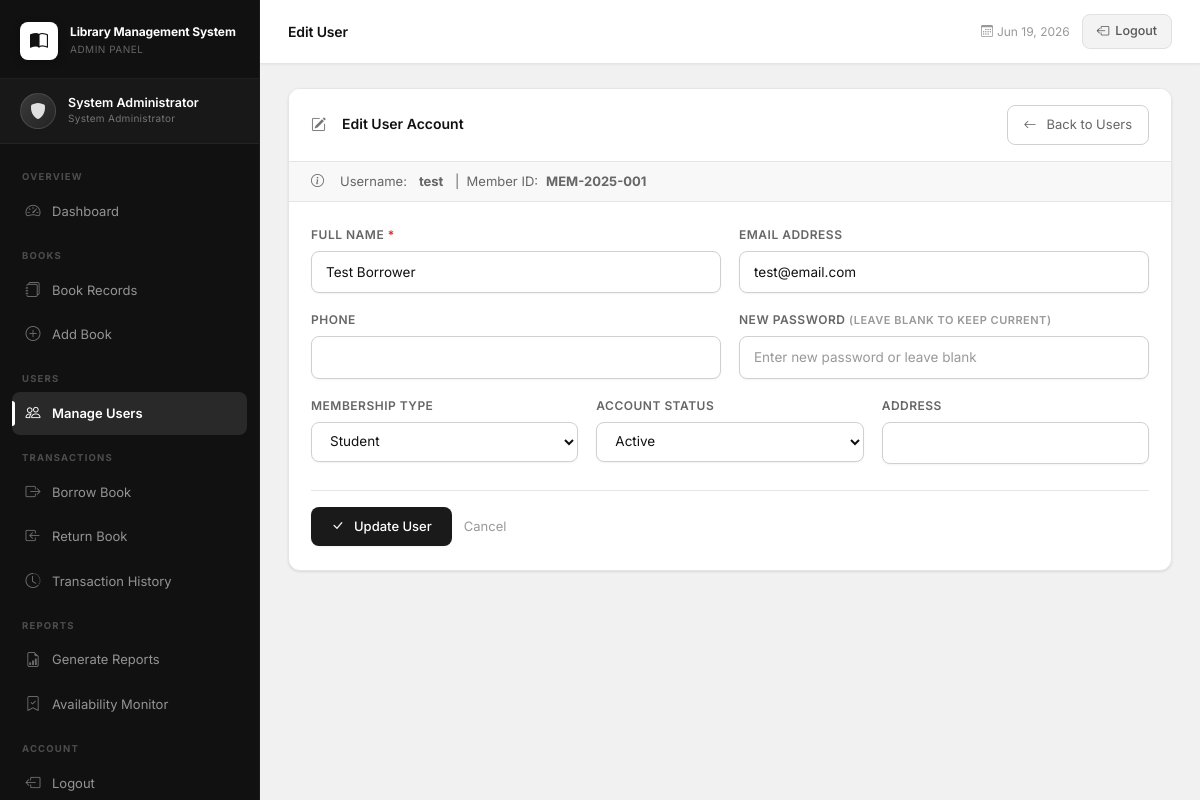
Page /library_management/users/edit.php?id=1 (signed in) on the committed database.
### tables this page shows
CREATE TABLE IF NOT EXISTS users (
    id              INT AUTO_INCREMENT PRIMARY KEY,
    member_id       VARCHAR(30)  NOT NULL UNIQUE,
    username        VARCHAR(100) NOT NULL UNIQUE,
    password        VARCHAR(255) NOT NULL,
    full_name       VARCHAR(150) NOT NULL,
    email           VARCHAR(150),
    phone           VARCHAR(30),
    address         TEXT,
    membership_type ENUM('student','faculty','staff','public') DEFAULT 'student',
    status          ENUM('active','inactive','suspended') DEFAULT 'active',
    joined_date     DATE NOT NULL,
    created_at      TIMESTAMP DEFAULT CURRENT_TIMESTAMP,
    updated_at      TIMESTAMP DEFAULT CURRENT_TIMESTAMP ON UPDATE CURRENT_TIMESTAMP
);

### library_management/users/edit.php (the view, shortened to what this page needs)
<?php
$pdo       = getDB();
$id   = intval($_GET['id'] ?? 0);
$stmt = $pdo->prepare("SELECT * FROM users WHERE id = ?");
$stmt->execute([$id]);
$user = $stmt->fetch();
require_once __DIR__ . '/../includes/header.php';
?>
<div class="section-card">
    <div class="section-header">
        <h3><i class="bi bi-pencil-square me-2"></i>Edit User Account</h3>
        <a href="<?= BASE_URL ?>/users/list.php" class="btn-back"><i class="bi bi-arrow-left me-1"></i>Back to Users</a>
    </div>
    <div class="book-status-bar">
        <i class="bi bi-info-circle me-2"></i>
        Username: <strong style="margin-left:4px;"><?= htmlspecialchars($user['username']) ?></strong>
        &nbsp;|&nbsp; Member ID: <strong><?= htmlspecialchars($user['member_id']) ?></strong>
    </div>
    <form method="POST" class="form-custom">
        <div class="form-row-2">
            <div class="form-group">
                <label class="form-lbl">Full Name <span class="req">*</span></label>
                <input type="text" name="full_name" class="form-ctrl" required value="<?= htmlspecialchars($user['full_name']) ?>">
            </div>
            <div class="form-group">
                <label class="form-lbl">Email Address</label>
                <input type="email" name="email" class="form-ctrl" value="<?= htmlspecialchars($user['email']??'') ?>">
            </div>
        </div>
        <div class="form-row-2">
            <div class="form-group">
                <label class="form-lbl">Phone</label>
                <input type="text" name="phone" class="form-ctrl" value="<?= htmlspecialchars($user['phone']??'') ?>">
            </div>
            <div class="form-group">
                <label class="form-lbl">New Password <span class="form-hint" style="display:inline;">(leave blank to keep current)</span></label>
                <input type="password" name="new_password" class="form-ctrl" placeholder="Enter new password or leave blank">
            </div>
        </div>
        <div class="form-row-3">
            <div class="form-group">
                <label class="form-lbl">Membership Type</label>
                <select name="membership_type" class="form-ctrl">
                    <?php foreach(['student','faculty','staff','public'] as $t): ?>
                    <option value="<?= $t ?>" <?= $user['membership_type']===$t?'selected':'' ?>><?= ucfirst($t) ?></option>
                    <?php endforeach; ?>
                </select>
            </div>
            <div class="form-group">
                <label class="form-lbl">Account Status</label>
                <select name="status" class="form-ctrl">
                    <?php foreach(['active','inactive','suspended'] as $s): ?>
                    <option value="<?= $s ?>" <?= $user['status']===$s?'selected':'' ?>><?= ucfirst($s) ?></option>
                    <?php endforeach; ?>
                </select>
            </div>
            <div class="form-group">
                <label class="form-lbl">Address</label>
                <input type="text" name="address" class="form-ctrl" value="<?= htmlspecialchars($user['address']??'') ?>">
            </div>
        </div>
        <div class="form-actions">
            <button type="submit" class="btn-primary-custom"><i class="bi bi-check-lg me-1"></i>Update User</button>
            <a href="<?= BASE_URL ?>/users/list.php" class="btn-cancel">Cancel</a>
        </div>
    </form>
</div>
<?php require_once __DIR__ . '/../includes/footer.php'; ?>

### library_management/assets/css/style.css (style rules this page uses)
:root { --black: #0a0a0a; --gray-950: #111111; --gray-900: #1a1a1a; --gray-800: #2a2a2a; --gray-700: #3a3a3a; --gray-600: #555555; --gray-500: #777777; --gray-400: #999999; --gray-300: #c0c0c0; --gray-200: #e0e0e0; --gray-150: #ebebeb; --gray-100: #f3f3f3; --gray-50: #f8f8f8; --white: #ffffff; --bg: #f1f1f1; --surface: #ffffff; --surface-2: #f8f8f8; --border: #e5e5e5; --border-dark: #d0d0d0; --text: #111111; --text-muted: #666666; --text-soft: #999999; --ink: #0a0a0a; --green: #16a34a; --green-bg: #f0fdf4; --green-border: #bbf7d0; --orange: #c2410c; --orange-bg: #fff7ed; --orange-border:#fed7aa; --blue: #1d4ed8; --blue-bg: #eff6ff; --blue-border: #bfdbfe; --red: #dc2626; --red-bg: #fef2f2; --red-border: #fecaca; --purple: #7c3aed; --purple-bg: #f5f3ff; --teal: #0d9488; --teal-bg: #f0fdfa; --sidebar-w: 260px; --topbar-h: 64px; --radius-xs: 4px; --radius-sm: 8px; --radius: 12px; --radius-lg: 16px; --radius-xl: 20px; --shadow-xs: 0 1px 2px rgba(0,0,0,0.05); --shadow-sm: 0 1px 3px rgba(0,0,0,0.08), 0 1px 2px rgba(0,0,0,0.04); --shadow: 0 4px 6px rgba(0,0,0,0.06), 0 2px 4px rgba(0,0,0,0.04); --shadow-md: 0 10px 20px rgba(0,0,0,0.08), 0 4px 8px rgba(0,0,0,0.04); --shadow-lg: 0 20px 40px rgba(0,0,0,0.10), 0 8px 16px rgba(0,0,0,0.06); --ease: cubic-bezier(0.4, 0, 0.2, 1); --ease-out: cubic-bezier(0, 0, 0.2, 1); --ease-spring: cubic-bezier(0.34, 1.56, 0.64, 1); }
*, *::before, *::after { margin: 0; padding: 0; box-sizing: border-box; }
html { scroll-behavior: smooth; }
body { font-family: 'Inter', Arial, sans-serif; background: var(--bg); color: var(--text); font-size: 14px; line-height: 1.5; -webkit-font-smoothing: antialiased; -moz-osx-font-smoothing: grayscale; }
.section-card { background: var(--surface); border-radius: var(--radius); border: 1px solid var(--border); box-shadow: var(--shadow-sm); overflow: hidden; transition: box-shadow .25s var(--ease); animation: fadeInUp .35s var(--ease) both; }
.section-header { display: flex; justify-content: space-between; align-items: center; padding: 16px 22px; border-bottom: 1px solid var(--border); background: var(--surface); }
.section-header h3 { font-size: 14px; font-weight: 600; color: var(--text); margin: 0; display: flex; align-items: center; gap: 8px; }
.section-header h3 i { color: var(--gray-500); font-size: 15px; }
.form-custom { padding: 24px 22px; }
.form-group { margin-bottom: 18px; }
.form-lbl { display: block; font-size: 12px; font-weight: 600; color: var(--text-muted); margin-bottom: 7px; text-transform: uppercase; letter-spacing: 0.5px; }
.req { color: var(--red); }
.form-ctrl { display: block; width: 100%; padding: 10px 14px; border: 1px solid var(--border-dark); border-radius: var(--radius-sm); background: var(--surface); color: var(--text); font-size: 13.5px; font-family: 'Inter', Arial, sans-serif; outline: none; transition: all .2s var(--ease); box-shadow: var(--shadow-xs); }
.form-ctrl::placeholder { color: var(--text-soft); }
select.form-ctrl { cursor: pointer; }
.form-row-2 { display: grid; grid-template-columns: 1fr 1fr; gap: 18px; }
.form-row-3 { display: grid; grid-template-columns: 1fr 1fr 1fr; gap: 18px; }
.form-actions { display: flex; align-items: center; gap: 12px; margin-top: 8px; padding-top: 16px; border-top: 1px solid var(--border); }
.form-hint { font-size: 11px; color: var(--text-soft); margin-top: 4px; display: block; }
.btn-primary-custom { background: var(--gray-900); color: #fff; border: none; padding: 10px 20px; border-radius: var(--radius-sm); font-size: 13px; font-family: 'Inter', Arial, sans-serif; font-weight: 500; cursor: pointer; text-decoration: none; display: inline-flex; align-items: center; gap: 6px; transition: all .2s var(--ease); box-shadow: var(--shadow-xs); white-space: nowrap; }
.btn-back { display: inline-flex; align-items: center; gap: 6px; padding: 9px 16px; background: var(--surface); border: 1px solid var(--border-dark); border-radius: var(--radius-sm); color: var(--text-muted); text-decoration: none; font-size: 13px; font-weight: 400; transition: all .2s var(--ease); }
.btn-cancel { color: var(--text-soft); text-decoration: none; font-size: 13px; padding: 10px 0; transition: color .2s; }
.book-status-bar { padding: 10px 22px; border-bottom: 1px solid var(--border); display: flex; align-items: center; font-size: 13px; color: var(--text-muted); background: var(--gray-50); gap: 8px; flex-wrap: wrap; }
.me-1 { margin-right: 4px; }
.me-2 { margin-right: 8px; }

### rows in the picture
users: username "test", member "MEM-2025-001", full_name "Test Borrower", email "test@email.com", membership_type "Student", status "Active"

### other values in the picture
$_SESSION['admin_name'] "System Administrator"
$pageTitle "Edit User"
